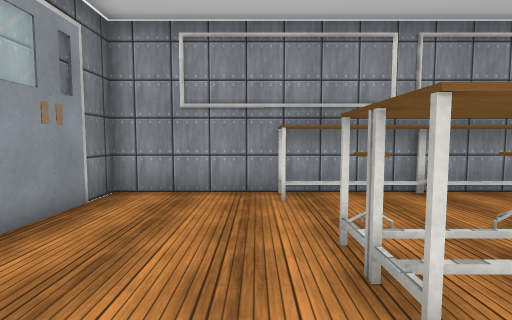
View 1 (above)

17 first-person views from a walk through a scene from a Unity 3-D project. The camera is 1.4 m above the floor, tilts 4° down and sees 85° across. The floor is counted in squares, 1 m on a side. Each view is taken from the middle of a square. On the plan, view 1 faces up. The plan holds only what a view shows up to about 14 squares ahead; the rest is blank. Some surface patterns are stand-ins.

View 2
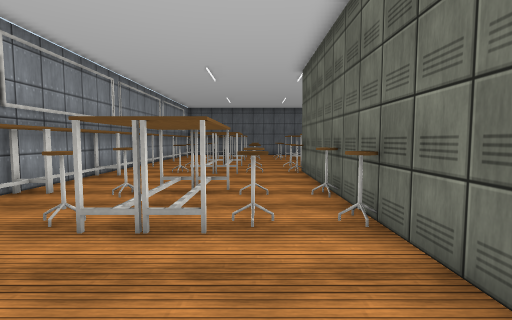

View 3
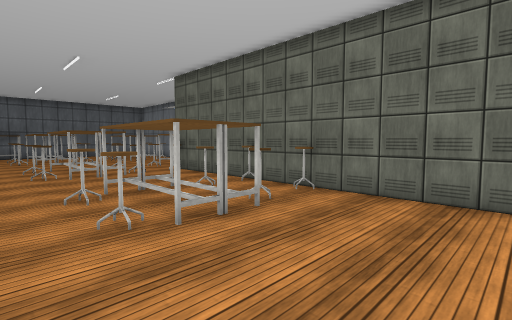

View 4
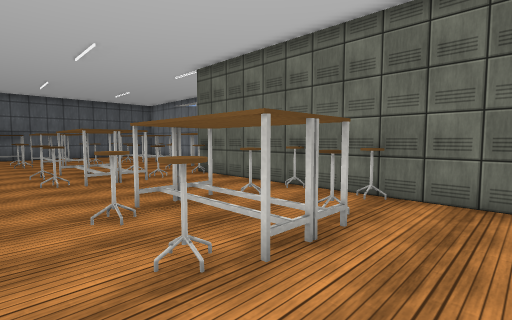

View 5
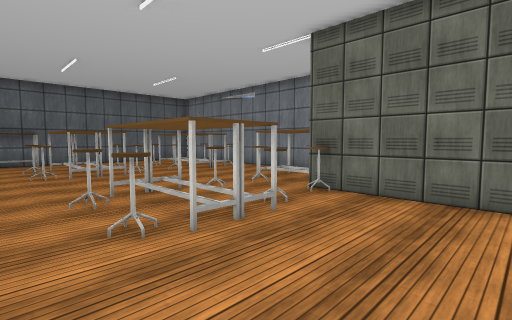

View 6
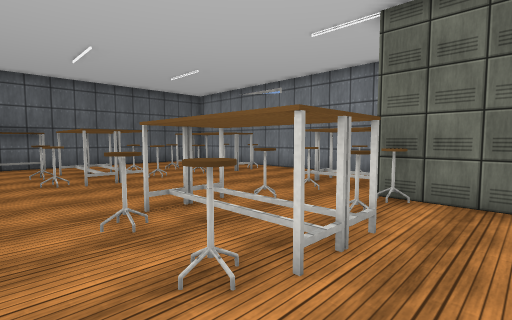

View 7
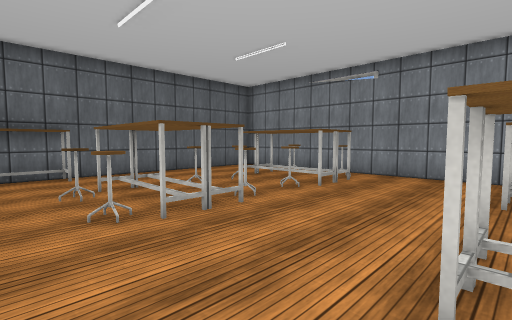

View 8
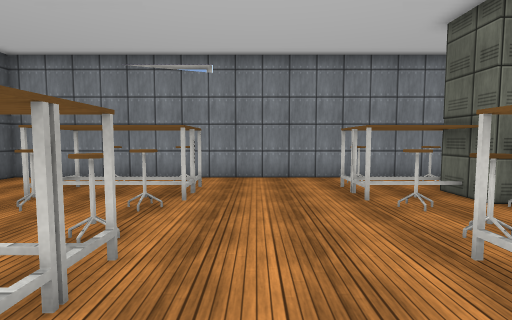

View 9
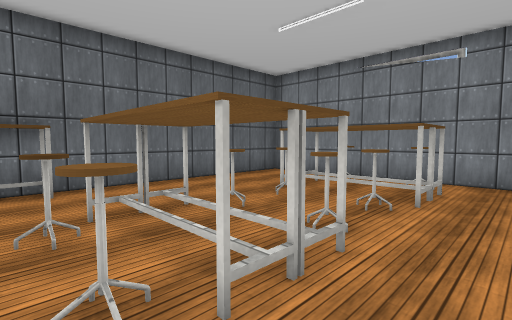

View 10
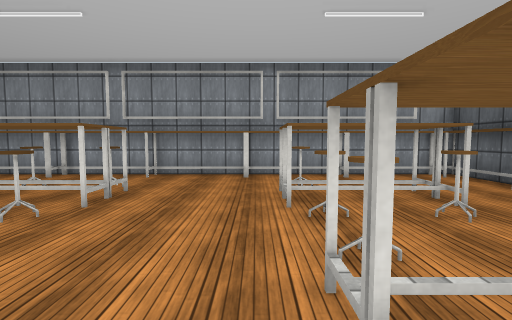

View 11
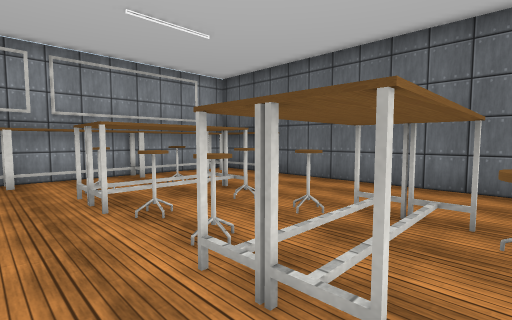

View 12
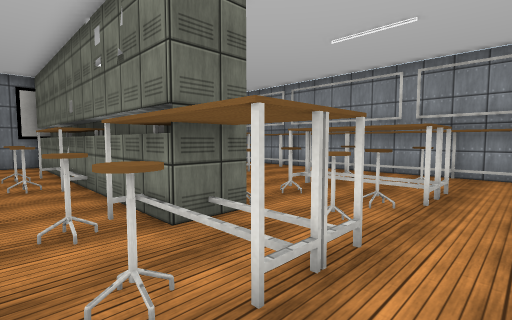

View 13
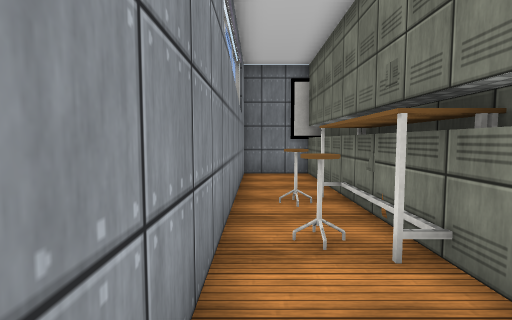

View 14
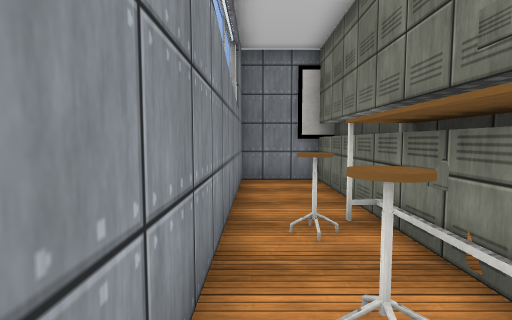

View 15
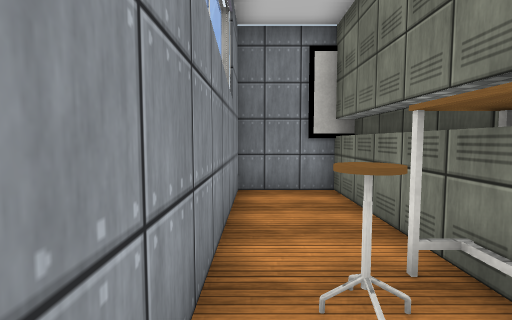

View 16
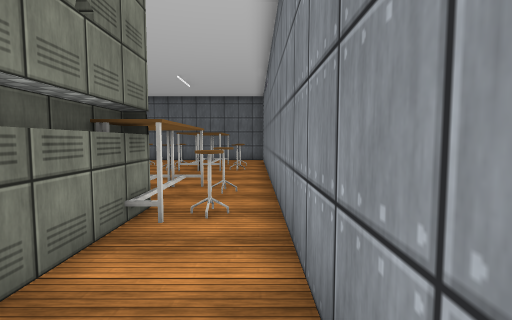

View 17
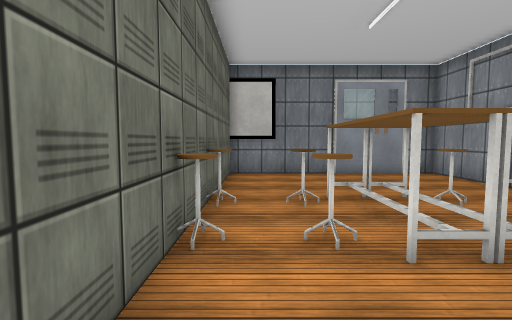

### Floor plan
Key: @ floor where view 1 was taken; # wall or solid block; . floor; ^ raised ledge.
Columns run from 4 left of view 1 to 24 right of it. Each row starts with its distance up from view 1.
  8 #######
  7 #....#######################
  6 #.......................... #
  5 #.......................... #
  4 #....##.##...#.##....#..#..##
  3 #....#####...####....####...#
  2 #....#####...####....####...#
  1 #.....#.^....#.##....#..#...#
  0 #...@.......................#
 -1 #################....#..#...#
 -2  ################....####...#
 -3 ##############..............#
 -4 #.....^.^....#..#....#..#...#
 -5 #...........................#
 -6 #############################

Positions as (right, up) in squares from view 1, and headings:
1: (0, 0), facing up
2: (-3, 1), facing right
3: (-3, 6), facing down-right
4: (-1, 6), facing down-right
5: (5, 6), facing down-right
6: (7, 6), facing down-right
7: (12, 6), facing down-right
8: (15, 5), facing down
9: (15, 5), facing down-right
10: (16, -4), facing up
11: (15, -4), facing up-right
12: (14, -5), facing up-left
13: (8, -5), facing left
14: (6, -5), facing left
15: (4, -5), facing left
16: (4, -5), facing right
17: (8, 0), facing left
